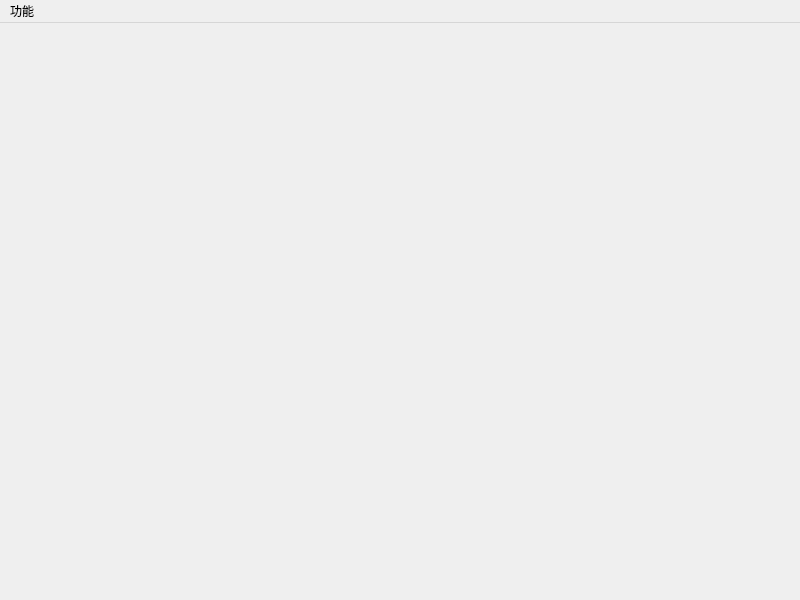
<?xml version="1.0" encoding="UTF-8"?>
<ui version="4.0">
 <class>MainSense</class>
 <widget class="QMainWindow" name="MainSense">
  <property name="geometry">
   <rect>
    <x>0</x>
    <y>0</y>
    <width>800</width>
    <height>600</height>
   </rect>
  </property>
  <property name="windowTitle">
   <string>MainSense</string>
  </property>
  <widget class="QWidget" name="centralwidget"/>
  <widget class="QMenuBar" name="menubar">
   <property name="geometry">
    <rect>
     <x>0</x>
     <y>0</y>
     <width>800</width>
     <height>26</height>
    </rect>
   </property>
   <widget class="QMenu" name="menu">
    <property name="title">
     <string>功能</string>
    </property>
    <addaction name="actionQuit"/>
   </widget>
   <addaction name="menu"/>
  </widget>
  <action name="actionQuit">
   <property name="text">
    <string>退出</string>
   </property>
  </action>
 </widget>
 <resources/>
 <connections/>
</ui>
